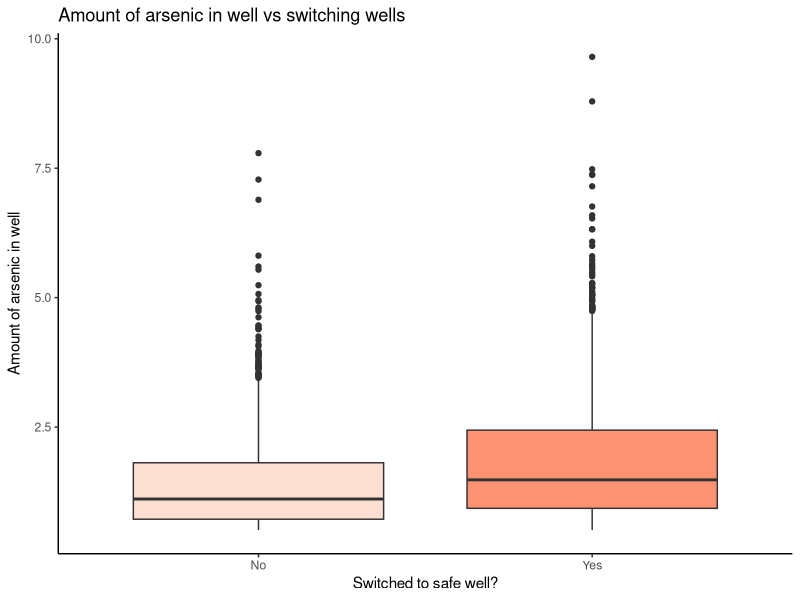
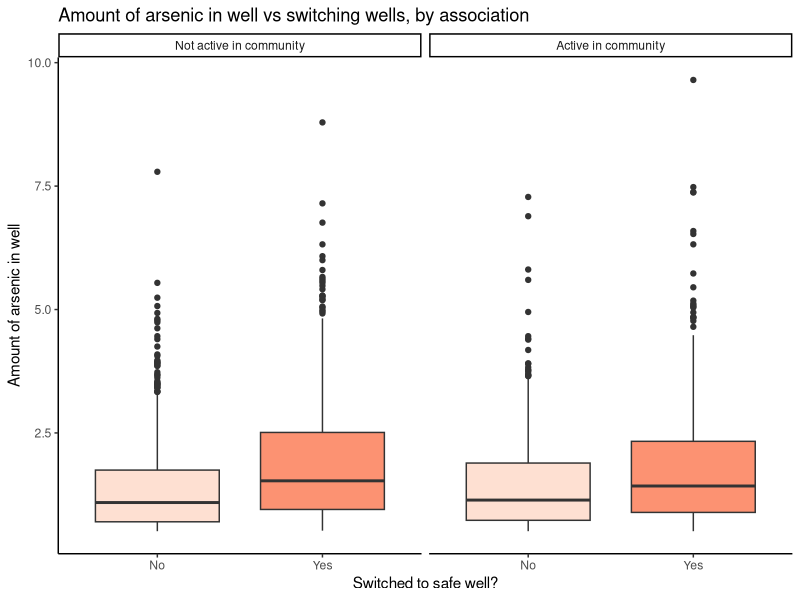
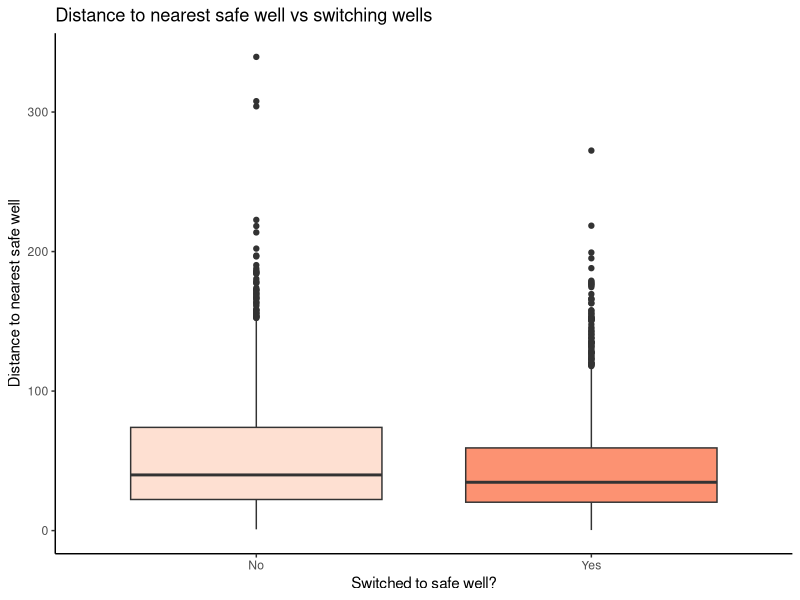
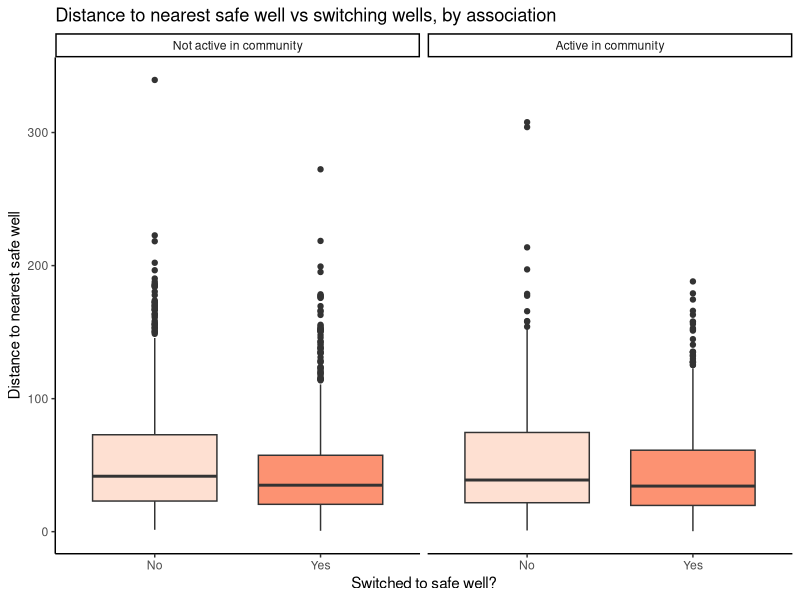
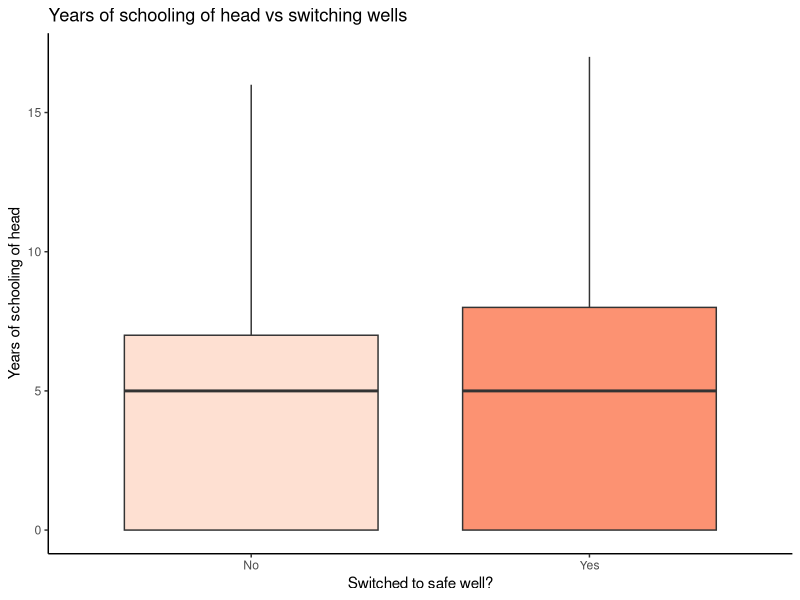
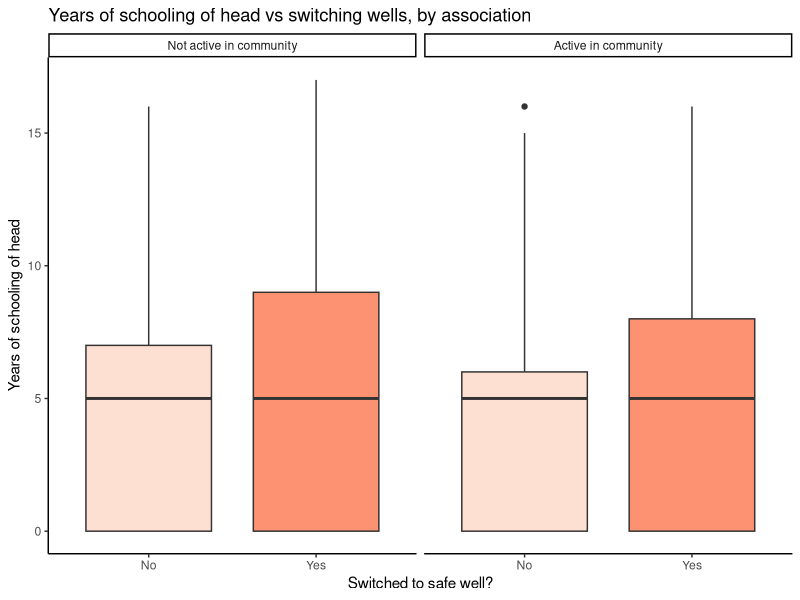
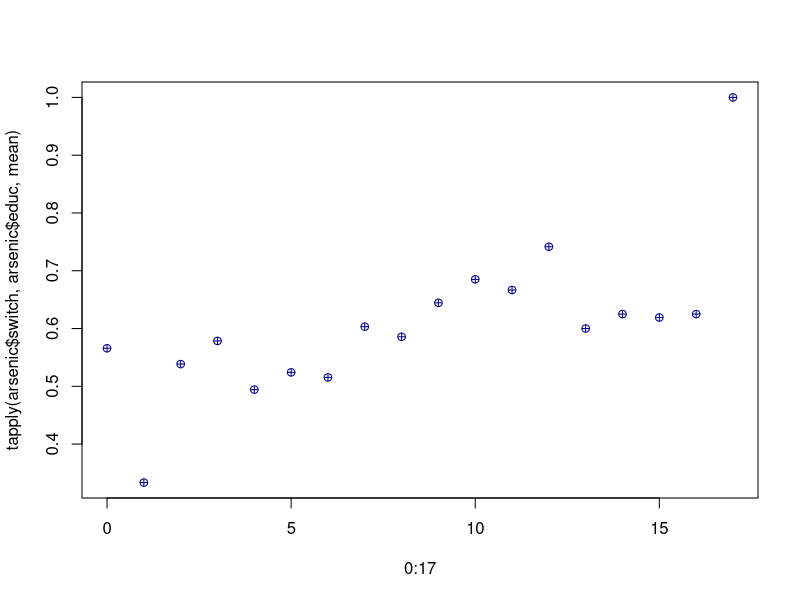
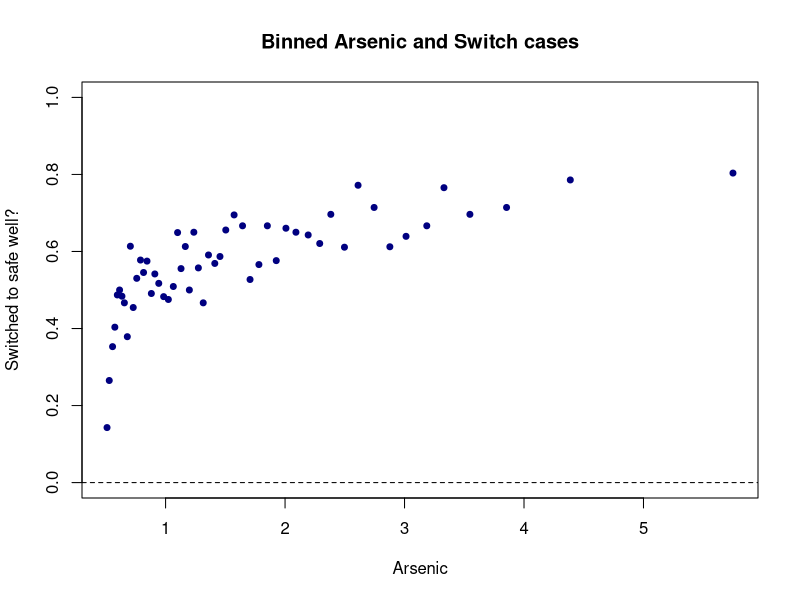

The R script that drew these images, in order:

###########################################################################
###########################################################################
###################### The contaminated wells analysis ####################
###########################################################################
###########################################################################


################################## PART I #################################


###### Clear environment and load libraries
rm(list = ls())
library(arm)
library(pROC)
library(e1071)
library(caret)
library(ggplot2)
require(gridExtra)

###### Load the data
arsenic <- read.csv("data/arsenic.csv",header=T,
                    colClasses=c("numeric","numeric","numeric","factor","numeric"))

###### View properties of the data
arsenic$switch_fac <- factor(arsenic$switch,levels=c(0,1),labels=c("No","Yes"))
arsenic$assoc <- factor(arsenic$assoc,levels=c(0,1),
                        labels=c("Not active in community","Active in community"))
str(arsenic)
dim(arsenic)
head(arsenic)
summary(arsenic[,-1])
table(arsenic$switch)

###### Exploratory data analysis

## We can do boxplots for the numeric variables
# First, let's look at arsenic vs switch
ggplot(arsenic,aes(x=switch_fac, y=arsenic, fill=switch_fac)) +
  geom_boxplot() + #coord_flip() +
  scale_fill_brewer(palette="Reds") +
  labs(title="Amount of arsenic in well vs switching wells",
       x="Switched to safe well?",y="Amount of arsenic in well") + 
  theme_classic() + theme(legend.position="none") #+
  #scale_x_discrete(labels=c("0" = "No","1" = "Yes"))
# Next, arsenic vs switch by assoc
ggplot(arsenic,aes(x=switch_fac, y=arsenic, fill=switch_fac)) +
  geom_boxplot() + #coord_flip() +
  scale_fill_brewer(palette="Reds") +
  labs(title="Amount of arsenic in well vs switching wells, by association",
       x="Switched to safe well?",y="Amount of arsenic in well") + 
  theme_classic() + theme(legend.position="none") +
  #scale_x_discrete(labels=c("0" = "No","1" = "Yes")) +
  facet_wrap( ~ assoc)

# Now, let's look at distance vs switch
ggplot(arsenic,aes(x=switch_fac, y=dist, fill=switch_fac)) +
  geom_boxplot() + #coord_flip() +
  scale_fill_brewer(palette="Reds") +
  labs(title="Distance to nearest safe well vs switching wells",
       x="Switched to safe well?",y="Distance to nearest safe well") + 
  theme_classic() + theme(legend.position="none")
# Next, distance vs switch by assoc
ggplot(arsenic,aes(x=switch_fac, y=dist, fill=switch_fac)) +
  geom_boxplot() + #coord_flip() +
  scale_fill_brewer(palette="Reds") +
  labs(title="Distance to nearest safe well vs switching wells, by association",
       x="Switched to safe well?",y="Distance to nearest safe well") + 
  theme_classic() + theme(legend.position="none") +
  facet_wrap( ~ assoc)

# Finally, education vs switch
ggplot(arsenic,aes(x=switch_fac, y=educ, fill=switch_fac)) +
  geom_boxplot() + #coord_flip() +
  scale_fill_brewer(palette="Reds") +
  labs(title="Years of schooling of head vs switching wells",
       x="Switched to safe well?",y="Years of schooling of head") + 
  theme_classic() + theme(legend.position="none")
# Next, education vs switch by assoc
ggplot(arsenic,aes(x=switch_fac, y=educ, fill=switch_fac)) +
  geom_boxplot() + #coord_flip() +
  scale_fill_brewer(palette="Reds") +
  labs(title="Years of schooling of head vs switching wells, by association",
       x="Switched to safe well?",y="Years of schooling of head") + 
  theme_classic() + theme(legend.position="none") +
  facet_wrap( ~ assoc)
#Actually, education is a discrete variable (not a continuous one)
#so maybe a boxplot isn't the best way to explore the variable 
#In fact, we do need to think a bit carefully about how we want to include it in our model
#We will revisit it soon


## We can do tables for the factor variables
# For switch vs association, look at joint probabilities
table(arsenic[,c("switch_fac","assoc")])
table(arsenic[,c("switch_fac","assoc")])/sum(table(arsenic[,c("switch_fac","assoc")]))
#actually, what we really want are conditional probabilities
#we want to see how the probability of switching changes for different levels of assoc
#that is, the probabilities for switching given each value of association
apply(table(arsenic[,c("switch_fac","assoc")])/sum(table(arsenic[,c("switch_fac","assoc")])),
      2,function(x) x/sum(x)) 
# You can also use the tapply command for the same thing
tapply(arsenic$switch_fac, arsenic$assoc, function(x) table(x)/sum(table(x)))
# Finally, we can even try a chi-squared test for independence.
chisq.test(table(arsenic[,c("switch_fac","assoc")]))

# We could actually try the same with education
table(arsenic[,c("switch_fac","educ")])
#we do not have that many data points for educ=1 and for educ>12
table(arsenic[,c("switch_fac","educ")])/sum(table(arsenic[,c("switch_fac","educ")]))
apply(table(arsenic[,c("switch_fac","educ")])/sum(table(arsenic[,c("switch_fac","educ")])),
      2,function(x) x/sum(x)) 
# You can also use the tapply command for the same thing
tapply(arsenic$switch_fac, arsenic$educ, function(x) table(x)/sum(table(x)))
#tapply(arsenic$switch, arsenic$educ, mean)
plot(0:17,tapply(arsenic$switch, arsenic$educ, mean),col='blue4',pch=10)
# Notice that the average probabilty of switching is mostly below 58% below level 7, 
#but mostly above 58% above level 7.

#remember that there are few observations at some of these values of the predictors, 
#so the percentages need to be considered in the context of large uncertainties.  
#but, this does suggest a change at about 7 years of education at least
#we might consider a dummy variable for 7 (or 8) or higher rather than a linear term...
#something to think about for later.

#let's look at binnedplots of continuous predictors versus switch
#ignore the SD lines in these plots
#they are only relevant when plotting binned residuals versus the predicted probabilities
par(mfrow=c(1,1)) 
binnedplot(y=arsenic$switch,arsenic$arsenic,xlab="Arsenic",ylim=c(0,1),col.pts="navy",
           ylab ="Switched to safe well?",main="Binned Arsenic and Switch cases",
           col.int="white") # this is to set the SD lines to white and ignore them
#note the quickly increasing trend followed by flattening. 
#probability does not start to decrease, though, so unlikely we'd want a quadratic term.  
#we would expect some flattening with a linear trend. 
#still, we might need some transformation

binnedplot(y=arsenic$switch,arsenic$dist,xlab="Distance",ylim=c(0,1),col.pts="navy",
           ylab ="Switched to safe well?",main="Binned Distance and Switch cases",col.int="white")
#looks fine: no obvious transformations needed

binnedplot(y=arsenic$switch,arsenic$educ,xlab="Education",ylim=c(0,1),col.pts="navy",
           ylab ="Switched to safe well?",main="Binned Distance and Switch cases",col.int="white")
#looks like it might be decreasing from 0 to 6, then increasing to 12, then not enough data afterwards

# ACTUALLY, DO A QUICK GOOGLE SEARCH ABOUT THE EDUCATION SYSTEM IN BANGLADESH
# WHAT DID YOU FIND? HOW CAN THAT HELP WITH THE EDUCATION VARIABLE?


###### Model fitting
#let's try a logistic regression that has a main effect for every variable and linear predictors
#first begin by centering the continuous predictors 
#we'll leave educ alone since we might recode later
arsenic$arsenic_c <- arsenic$arsenic - mean(arsenic$arsenic)
arsenic$dist_c <- arsenic$dist - mean(arsenic$dist)
arsreg1 <- glm(switch ~ arsenic_c + dist_c + assoc + educ, data = arsenic, family = binomial)
summary(arsreg1)

# INTERPRET THE SIGNIFICANT COEFFICIENTS


###### Model diagnostics

#binned residual plots

#save the raw residuals
rawresid1 <- residuals(arsreg1,"resp")

#binned residual plots
binnedplot(x=fitted(arsreg1),y=rawresid1,xlab="Pred. probabilities",
           col.int="red4",ylab="Avg. residuals",main="Binned residual plot",col.pts="navy")
#looks good

binnedplot(x=arsenic$arsenic_c,y=rawresid1,xlab="Arsenic centered",
           col.int="red4",ylab="Avg. residuals",main="Binned residual plot",col.pts="navy")
# definitely something to think about here.
# "sharp increase" and then somewhat steady afterwards
# tough to argue this looks "random"
# GOOGLE THE MOST COMMON FUNCTIONS TO SEE WHICH MIGHT BE IDEAL:
# WHAT DOES THE QUADRATIC FUNCTION LOOKS LIKE COMPARED TO THE NATURAL LOG FUNCTION??


binnedplot(x=arsenic$dist_c,y=rawresid1,xlab="Distance centered",
           col.int="red4",ylab="Avg. residuals",main="Binned residual plot",col.pts="navy")
#not as much of a trend, really but seven points outside the bands.
#something to keep in mind

binnedplot(arsenic$educ,rawresid1,xlab="Education",
           col.int="red4",ylab="Avg. residuals",main="Binned residual plot",col.pts="navy")
#looks like a decreasing trend from 0 to 6 but an increasing trend from 7 upwards, 
#save for levels above 12. Again not enough data

#let's look at average residuals by education using the tapply command
plot(0:17,tapply(rawresid1, arsenic$educ, mean),col='blue4',pch=10)
#looks upward-downward. Not enough data for some of the levels
#we could try the dummy variable splits. Maybe 0 to 6, 7 to 12, then 12 upwards
#again, maybe we only need to split at 6/7.
#SCIENTIFICALLY, what makes sense?

tapply(rawresid1, arsenic$assoc, mean) 
#nothing helpful here, because we have a binary variable


###### Model validation

#let's do the confusion matrix with .5 threshold
Conf_mat <- confusionMatrix(as.factor(ifelse(fitted(arsreg1) >= 0.5, "1","0")),
                            as.factor(arsenic$switch),positive = "1")
Conf_mat$table
Conf_mat$overall["Accuracy"];
Conf_mat$byClass[c("Sensitivity","Specificity")] #True positive rate and True negative rate
#Maybe we can try to increase that accuracy.
#Also, the TNR looks low here.

#first, let's repeat with the marginal percentage in the data
mean(arsenic$switch)
Conf_mat <- confusionMatrix(as.factor(ifelse(fitted(arsreg1) >= mean(arsenic$switch), "1","0")),
                            as.factor(arsenic$switch),positive = "1")
Conf_mat$table
Conf_mat$overall["Accuracy"];
Conf_mat$byClass[c("Sensitivity","Specificity")]
#huge difference!  seems a lot of predicted probabilities are in the .5 yo .58  range, so cutoff matters.
#either way, we have large off-diagonal numbers. specificity is sensitive to the cutoff

#look at ROC curve
roc(arsenic$switch,fitted(arsreg1),plot=T,print.thres="best",legacy.axes=T,
    print.auc =T,col="red3")
#pretty tight to the line -- not a strongly predictive logistic regression

#let's see if we can improve the model.








################################## PART II ################################
## Model building

#based on binned residual plot, let's try a log of arsenic to start with, and see what happens.
arsenic$logarsenic = log(arsenic$arsenic)
arsenic$logarsenic_c = arsenic$logarsenic - mean(arsenic$logarsenic)

arsreg2 = glm(switch ~ logarsenic_c + dist_c + assoc + educ, data = arsenic, family = binomial)
summary(arsreg2)



#back to diagnostics
rawresid2 <- residuals(arsreg2,"resp")

#binned residual plots
binnedplot(x=fitted(arsreg2),y=rawresid2,xlab="Pred. probabilities",
           col.int="red4",ylab="Avg. residuals",main="Binned residual plot",col.pts="navy")
#still looks good!
binnedplot(x=arsenic$logarsenic_c,y=rawresid2,xlab="Log Arsenic centered",
           col.int="red4",ylab="Avg. residuals",main="Binned residual plot",col.pts="navy")
#has helped a lot for two points. So, not perfect. 
#well doing model assessment, always remember that we often cannot achieve "perfection"
#we simply try to fix "obvious" issues, including violations.

binnedplot(x=arsenic$dist_c,y=rawresid2,xlab="Distance centered",
           col.int="red4",ylab="Avg. residuals",main="Binned residual plot",col.pts="navy")
#still not as much of a trend.
#the points are still outside the bands

binnedplot(arsenic$educ,rawresid2,xlab="Education",
           col.int="red4",ylab="Avg. residuals",main="Binned residual plot",col.pts="navy")

plot(0:17,tapply(rawresid2, arsenic$educ, mean),col='blue4',pch=10)
#similar pattern as before for education.


#let's do the confusion matrix with .5 threshold
Conf_mat <- confusionMatrix(as.factor(ifelse(fitted(arsreg2) >= 0.5, "1","0")),
                            as.factor(arsenic$switch),positive = "1")
Conf_mat$table
Conf_mat$overall["Accuracy"];
Conf_mat$byClass[c("Sensitivity","Specificity")] #True positive rate and True negative rate

#let's repeat with the marginal percentage in the data
Conf_mat <- confusionMatrix(as.factor(ifelse(fitted(arsreg2) >= mean(arsenic$switch), "1","0")),
                            as.factor(arsenic$switch),positive = "1")
Conf_mat$table
Conf_mat$overall["Accuracy"];
Conf_mat$byClass[c("Sensitivity","Specificity")]
#some improvement


#look at ROC curve
roc(arsenic$switch,fitted(arsreg2),plot=T,print.thres="best",legacy.axes=T,
    print.auc =T,col="red3")

#let's compare this roc curve to the previous one
roc(arsenic$switch,fitted(arsreg1),plot=T,legacy.axes=T,print.auc =T,col="red3")
roc(arsenic$switch,fitted(arsreg2),plot=T,legacy.axes=T,col="blue3",add=T)
legend('bottomright', c('model1','model2'),lty=c(1,1),
       lwd=c(2,2),col=c('red3','blue3'))

#not much difference from last curve really, although a little more prediction accuracy









#let's see what happens if we collapse education to 2 levels
#we could collapse education to 3 levels but we do not have enough data for the tertiary levels
arsenic$educnew <- rep(0,nrow(arsenic))
arsenic$educnew[arsenic$educ > 6] <- 1
table(arsenic$educ,arsenic$educnew)

arsreg3 = glm(switch ~ logarsenic_c + dist_c + assoc + educnew, data = arsenic, family = binomial)
summary(arsreg3)

#this is scientifically plausible.  Let's keep it!
#should go through binned residuals again to make sure this did not worsen model fit. 
#back to diagnostics
rawresid3 <- residuals(arsreg3,"resp")

#binned residual plots
binnedplot(x=fitted(arsreg2),y=rawresid3,xlab="Pred. probabilities",
           col.int="red4",ylab="Avg. residuals",main="Binned residual plot",col.pts="navy")

binnedplot(x=arsenic$logarsenic_c,y=rawresid3,xlab="Log Arsenic centered",
           col.int="red4",ylab="Avg. residuals",main="Binned residual plot",col.pts="navy")
#pretty much the same as before

binnedplot(x=arsenic$dist_c,y=rawresid3,xlab="Distance centered",
           col.int="red4",ylab="Avg. residuals",main="Binned residual plot",col.pts="navy")
#pretty much the same as before; only 5 points outside now. much better

tapply(rawresid1, arsenic$educnew, mean) 
# nothing helpful here



#look at new roc curve to see if it is any better
roc(arsenic$switch,fitted(arsreg3),plot=T,legacy.axes=T,print.auc =T,col="red3")

# it is a little better, with a higher area under the curve (AUC = .6632).  
# let's keep this model.




### Interactions in logistic regression

# WHAT DO YOU THINK ARE THE MOST PLAUSIBLE INTERACTIONS?

#scientifically, it is plausible to think that there might be interactions among all the variables and arsenic, 
# or among education and distance.
#let's add the interactions to see if any stand out.

#first, here is a way to explore the data for interactions using the binnedplot command

#lets set up the graphics device to show two plots side by side 
par(mfcol=c(2,1))

#first plot for educnew = 0
binnedplot(arsenic$logarsenic_c[arsenic$educnew==0], y=arsenic$switch[arsenic$educnew==0], 
           xlab = "Log Arsenic", ylab = "Switch cases", main = "Binned Arsenic and Switch cases (Educ < 7)") 

#next the plot for educnew = 1
binnedplot(arsenic$logarsenic_c[arsenic$educnew==1], y=arsenic$switch[arsenic$educnew==1], 
           xlab = "Log Arsenic", ylab = "Switch cases", main = "Binned Arsenic and Switch cases (Educ > 6)") 

#we are looking for differences in the trend.  not strong ones, except possibly at low levels of arsenic.
#I will include an interaction based on scientific arguments in favor of an interaction effect, 
# but I am not expecting a very strong interaction effect based on this plot.


#let's try for association and arsenic
#first plot for assoc = 0
binnedplot(arsenic$logarsenic_c[arsenic$assoc=="Not active in community"], 
           y=arsenic$switch[arsenic$assoc=="Not active in community"], 
           xlab = "Log Arsenic", ylab = "Switch cases", main = "Binned Arsenic and Switch cases (Assoc = 0)") 

#next the plot for assoc = 1
binnedplot(arsenic$logarsenic_c[arsenic$assoc=="Active in community"], 
           y=arsenic$switch[arsenic$assoc=="Active in community"],
           xlab = "Log Arsenic", ylab = "Switch cases", main = "Binned Arsenic and Switch cases (Assoc = 1)") 

#even less reason to suspect an interaction effect from this plot.

#how about distance and education?
#first plot for educnew = 0
binnedplot(arsenic$dist_c[arsenic$assoc=="Not active in community"], 
           y=arsenic$switch[arsenic$assoc=="Not active in community"], 
           xlab = "Distance", ylab = "Switch cases", main = "Binned Distance and Switch cases (Educ < 7)") 
#next the plot for educnew = 1
binnedplot(arsenic$dist_c[arsenic$assoc=="Active in community"], 
           y=arsenic$switch[arsenic$assoc=="Active in community"],
           xlab = "Distance", ylab = "Switch cases", main = "Binned Distance and Switch cases (Educ > 6)") 

#this is a little more interesting -- we see one plot flatten and the other decrease.  
#here an interaction might be useful.


#let's first try the model with all the interactions 
arsreg4 = glm(switch ~ dist_c*educnew  + logarsenic_c * (assoc + educnew), data = arsenic, family = binomial)
summary(arsreg4)

#these collectively look sort of useful, especially the education ones! 

#change in deviance tests to see if the full set of interactions are useful.

anova(arsreg4, arsreg3, test= "Chisq")

#the whole group of interactions is significant.  let's just test if the distance interaction is useful, given the other two in the model.

arsreg4a = glm(switch ~ logarsenic_c * (assoc + educnew) + dist_c, data = arsenic, family = binomial)
summary(arsreg4a)

anova(arsreg4a, arsreg4, test= "Chisq")
#looks like the interaction with distance and education is useful given the others are in the model


#let's test if the distance interaction is useful, given the other two are NOT in the model.

arsreg4b = glm(switch ~ logarsenic_c + assoc + dist_c*educnew, data = arsenic, family = binomial)
summary(arsreg4b)

anova(arsreg4b, arsreg3, test= "Chisq")
#looks like the interaction with distance and education is useful even when the others are NOT in the model

#let's test the other two interactions jointly
anova(arsreg4b, arsreg4, test= "Chisq")
#looks like they are not


#let's make our final model (arsreg5) be the one with only the interaction with distance and education

arsreg5 = glm(switch ~ logarsenic_c + assoc + dist_c*educnew, data = arsenic, family = binomial)
summary(arsreg5)


#let's use the stepwise function to do model selection (using BIC)
n <- nrow(arsenic)
step(glm(switch~1,data=arsenic,family=binomial),scope=formula(arsreg4),direction="both",
     trace=0,k = log(n))
#pretty much agrees with arsreg5 except for assoc. 
#Let's keep it just because we will try to interpret it (even though it isn't significant)


#let's do the binned residual plots with this perhaps final model one more time!
rawresid5 <- residuals(arsreg5,"resp")

par(mfcol=c(1,1))
binnedplot(x=arsenic$logarsenic_c,y=rawresid5,xlab="Log Arsenic centered",
           col.int="red4",ylab="Avg. residuals",main="Binned residual plot",col.pts="navy")
binnedplot(x=arsenic$dist_c,y=rawresid5,xlab="Distance centered",
           col.int="red4",ylab="Avg. residuals",main="Binned residual plot",col.pts="navy")


#let's do the confusion matrix
Conf_mat <- confusionMatrix(as.factor(ifelse(fitted(arsreg5) >= 0.5, "1","0")),
                            as.factor(arsenic$switch),positive = "1")
Conf_mat$table
Conf_mat$overall["Accuracy"];
Conf_mat$byClass[c("Sensitivity","Specificity")] #True positive rate and True negative rate

#let's repeat with the marginal percentage in the data
Conf_mat <- confusionMatrix(as.factor(ifelse(fitted(arsreg5) >= mean(arsenic$switch), "1","0")),
                            as.factor(arsenic$switch),positive = "1")
Conf_mat$table
Conf_mat$overall["Accuracy"];
Conf_mat$byClass[c("Sensitivity","Specificity")]
#still not moving much.... the model can predict only so well


#ROC curve...
roc(arsenic$switch,fitted(arsreg5),plot=T,print.thres="best",legacy.axes=T,
    print.auc =T,col="red3")

#a little better still... but we really aren't gaining a whole lot.  this is about as
#good as we are going to get with only these variables, apparently.

###model interpretations

confint.default(arsreg5)   #on log odds scale
exp(confint.default(arsreg5))   #on odds scale


#Interpreting arsenic is a bit complicated
#let's make plots to display relationships.

#plot of predicted probabilities as arsenic increases for different groups.
#set distance = to average distance (centering means we don't need to worry about it when making predictions at the average distance)
#we can just set it to zero

#First set arsenic and dist values
new_arsenic <- seq(from = min(arsenic$arsenic), to = max(arsenic$arsenic), by = .1)
newdata <- data.frame(dist_c=rep(0,length(new_arsenic)))
newdata$logarsenic_c <- log(new_arsenic) - mean(arsenic$logarsenic)

#now for association = educnew = 0
newdata$assoc <- factor("Not active in community",levels=levels(arsenic$assoc))
newdata$educnew <- 0
predprobbaseline <- predict(arsreg5,newdata,type='response')

#next association =1, educnew = 0
newdata$assoc <- factor("Active in community",levels=levels(arsenic$assoc))
newdata$educnew <- 0
predprobassoc <- predict(arsreg5,newdata,type='response')

#set association =0 , educnew = 1
newdata$assoc <- factor("Not active in community",levels=levels(arsenic$assoc))
newdata$educnew <- 1
predprobeducnew <- predict(arsreg5,newdata,type='response')

#set association = 1, educnew = 1
newdata$assoc <- factor("Active in community",levels=levels(arsenic$assoc))
newdata$educnew <- 1
predprobeducnewassoc <- predict(arsreg5,newdata,type='response')

plot(y = predprobbaseline, x = new_arsenic, ylab = "Predicted probability", xlab = "Arsenic", 
     main = "Predicted Probability vs. Arsenic for Different Groups",ylim=c(0.2,1),pch= 1,
     col="red2")
points(y=predprobassoc, x=new_arsenic, pch= 2,col="red4")
points(y=predprobeducnew, x=new_arsenic, pch= 3,col="tan2")
points(y=predprobeducnewassoc, x=new_arsenic, pch= 4,col="tan4")
legend('bottomright',pch=c(3,4,1,2),bty = "n",col=c('tan2','tan4','red2','red4'),
       c('assoc=0; educnew=1','assoc=1; educnew=1','assoc=0; educnew=0','assoc=1; educnew=0'))



# Do it yourself: collapse education to the 4 (more scientifically plausible) levels and see what happens instead......
